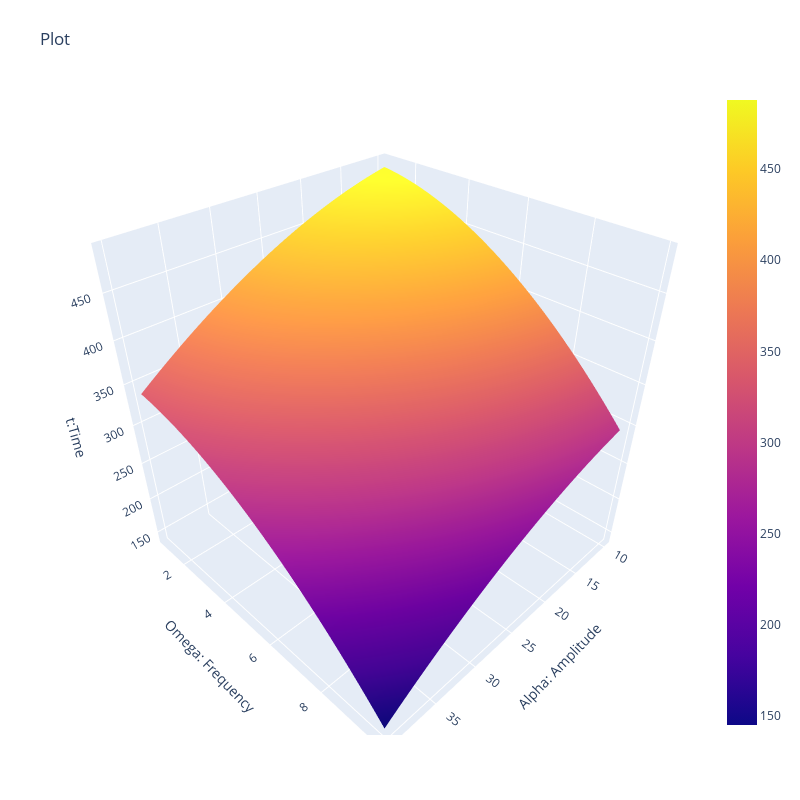

The code cell stored with this chart in its notebook:
### Code cell
from helpers import * 
quick_demo()

### Figure 1 — Plotly figure (JSON) as saved in the notebook; plotly's stock layout.template omitted (floating-point values rounded to 4 significant figures; data arrays with more than 128 entries replaced by an {"elided": "..."} marker saying what was removed)
{"data": [{"type": "surface", "x": {"elided": "90x300 float values"}, "y": {"elided": "90x300 float values"}, "z": {"elided": "90x300 float values"}}], "layout": {"autosize": true, "height": 800, "margin": {"b": 65, "l": 65, "r": 50, "t": 90}, "scene": {"xaxis": {"title": {"text": "Alpha: Amplitude"}}, "yaxis": {"title": {"text": "Omega: Frequency"}}, "zaxis": {"title": {"text": "t:Time"}}}, "title": {"text": "Plot"}, "width": 800}}
